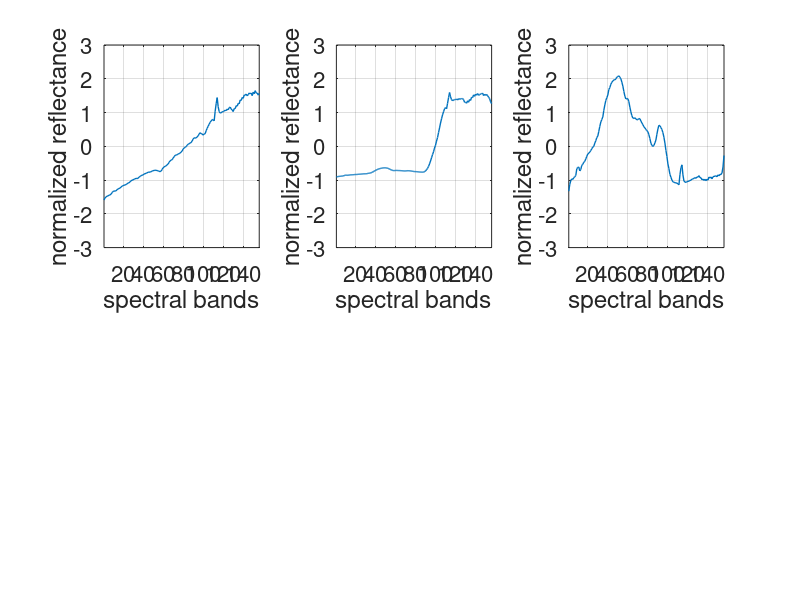

MATLAB code to generate this figure: (Note: this script raises an error after producing the figure.)
clear; close all;

restoredefaultpath;
addpath('D:\GRAD\EE408HSI\Algorithm\Datasets');


figure('units','normalized','outerposition',[0 0 1 1]);

% font size
p = 16; x= 0.16; y=0.32;
a = 2; b = 3; c = [1]; d = [2]; e = [3];

% ground truth
load('dataset_real_samson.mat');
[n,m] = size(X);
k = size(W,2);
W_n = zscore(W);
H_r = reshape(H',sqrt(m),sqrt(m),k);

subplot(a,b,c);
plot(W_n(:,1),'lineWidth',1);
grid on;
xlabel('spectral bands');
ylabel('normalized reflectance');
set(gca,'FontSize',p);
axis([1 n -3 3]);

subplot(a,b,d);
plot(W_n(:,2),'lineWidth',1);
grid on;
xlabel('spectral bands');
ylabel('normalized reflectance');
set(gca,'FontSize',p);
axis([1 n -3 3]);

subplot(a,b,e);
plot(W_n(:,3),'lineWidth',1);
grid on;
xlabel('spectral bands');
ylabel('normalized reflectance');
set(gca,'FontSize',p);
axis([1 n -3 3]);

%%

load('Variables_KbSNMF_fnorm_samson_gamma_300_E-2_theta_10_E-2.mat');
[n,m] = size(X);
k = size(W,2);
W_n = zscore(A_s);
H_r = reshape(S_s',sqrt(m),sqrt(m),k);

subplot(a,b,c); hold on;
plot(W_n(:,1),'r-.','lineWidth',1);
grid on;
xlabel('spectral bands');
ylabel('normalized reflectance');
set(gca,'FontSize',p);
axis([1 n -3 3]);

subplot(a,b,d); hold on;
plot(W_n(:,2),'r-.','lineWidth',1);
grid on;
xlabel('spectral bands');
ylabel('normalized reflectance');
set(gca,'FontSize',p);
axis([1 n -3 3]);

subplot(a,b,e); hold on;
plot(W_n(:,3),'r-.','lineWidth',1);
grid on;
xlabel('spectral bands');
ylabel('normalized reflectance');
set(gca,'FontSize',p);
axis([1 n -3 3]);

%%

load('Variables_KbSNMF_div_samson_gamma_800_E-2_theta_20_E-2.mat');
[n,m] = size(X);
k = size(W,2);
W_n = zscore(A_s);
H_r = reshape(S_s',sqrt(m),sqrt(m),k);

subplot(a,b,c); hold on;
plot(W_n(:,1),'g--','lineWidth',1);
grid on;
xlabel('spectral bands');
ylabel('normalized reflectance');
set(gca,'FontSize',p);
axis([1 n -3 3]);
% legend('ground truth','KbNMF-fnorm','KbNMF-div');

subplot(a,b,d); hold on;
plot(W_n(:,2),'g--','lineWidth',1);
grid on;
xlabel('spectral bands');
ylabel('normalized reflectance');
set(gca,'FontSize',p);
axis([1 n -3 3]);
% legend('ground truth','KbNMF-fnorm','KbNMF-div');

subplot(a,b,e); hold on;
plot(W_n(:,3),'g--','lineWidth',1);
grid on;
xlabel('spectral bands');
ylabel('normalized reflectance');
set(gca,'FontSize',p);
axis([1 n -3 3]);
%%
legend('ground truth','KbSNMF-fnorm','KbSNMF-div','Orientation','horizontal','Location',[0.5 .97 0 0]);

%%
% print('-r300','-depsc2', 'performance_samson_endmember');

